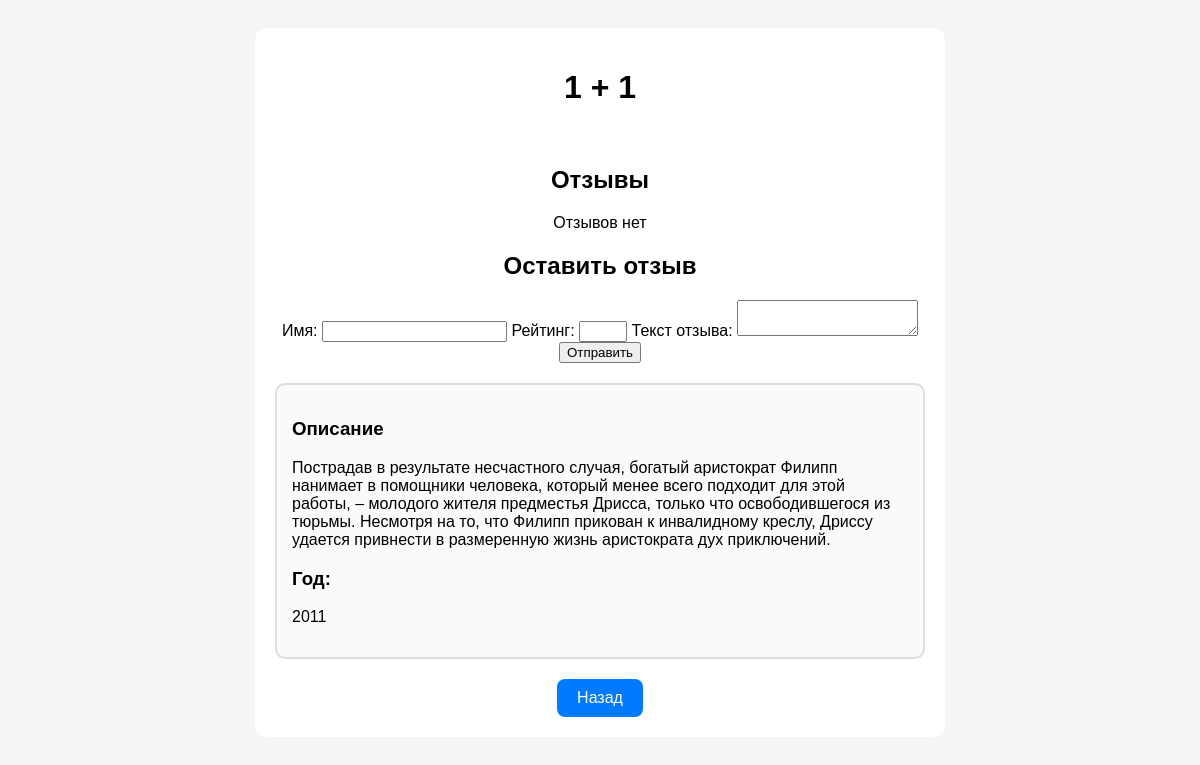
/film/1/, run on an earlier commit of the app's database.
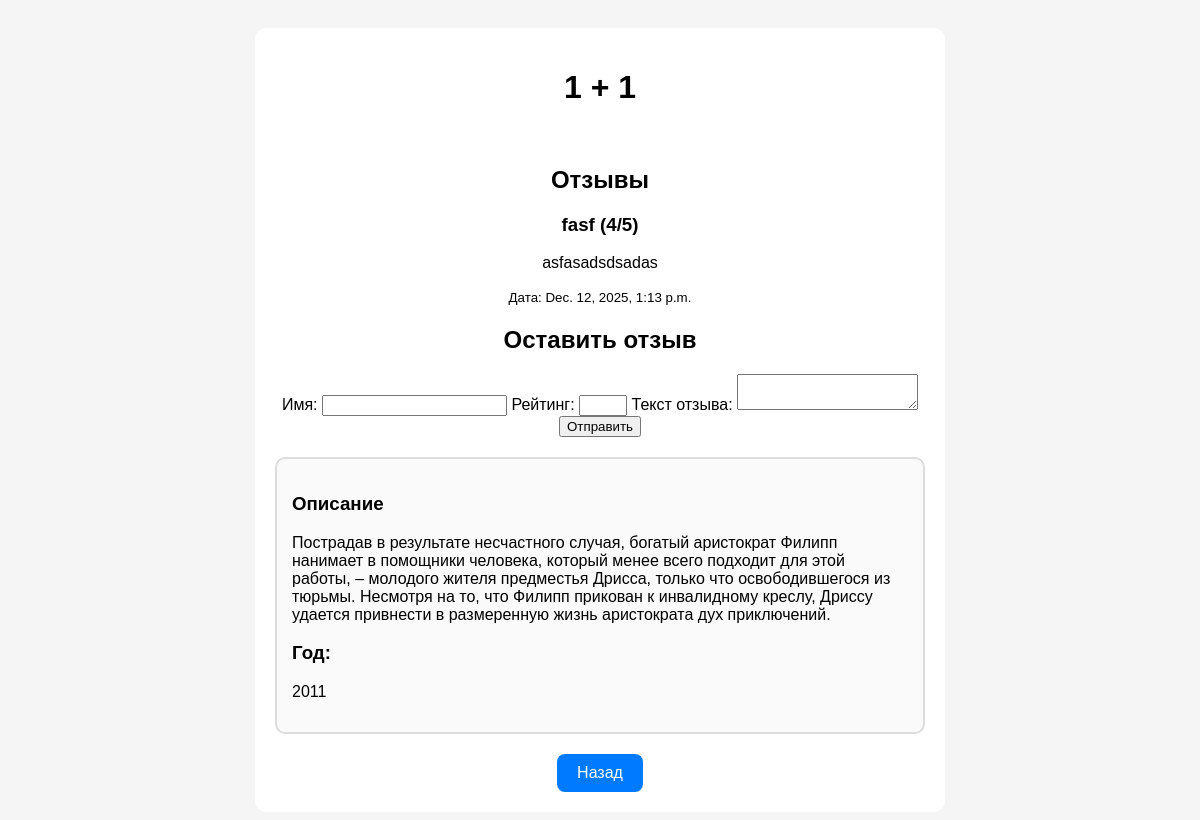
And on a later commit of the database.
### shop/models.py (models this page shows, shortened)
class Film(models.Model):
    title = models.CharField(max_length=200)
    description = models.TextField(blank=True)
    year = models.PositiveSmallIntegerField(null=True, blank=True)
    image_url = models.URLField(blank=True)
    actors = models.ManyToManyField(Actor, related_name="films", blank=True)

class Review(models.Model):
    author = models.CharField(max_length=100)
    text = models.TextField()
    rating = models.PositiveSmallIntegerField(default=5)
    created_at = models.DateTimeField(auto_now_add=True)
    film = models.ForeignKey(
        'Film',
        on_delete=models.CASCADE,
        null=True,
        blank=True,
        related_name='reviews'
    )
    cartoon = models.ForeignKey(
        'Cartoon',
        on_delete=models.CASCADE,
        null=True,
        blank=True,
        related_name='reviews'
    )

### shop/views.py (the view, shortened to what this page needs)
# urls.py: path("film/<int:pk>/", views.film_detail, name="film_detail"),
def film_detail(request, pk):
    film = get_object_or_404(Film, pk=pk)
    reviews = film.reviews.all()
    return render(request, "shop/film_detail.html", {"film": film, "reviews": reviews})

### shop/templates/shop/film_detail.html (shortened to what this page needs)
<!DOCTYPE html>
<html>
<head>
</head>
<body>
<div class="container">
    <h1>{{ film.title }}</h1>
<h2>Отзывы</h2>
<div class="reviews">
    {% for review in film.reviews.all %}
        <div class="review">
            <h3>{{ review.author }} ({{ review.rating }}/5)</h3>
            <p>{{ review.text }}</p>
            <p><small>Дата: {{ review.created_at }}</small></p>
        </div>
    {% empty %}
        <p>Отзывов нет</p>
    {% endfor %}
</div>
<h2>Оставить отзыв</h2>
<form method="post">
    <label for="author">Имя:</label>
    <input type="text" id="author" name="author" required>
    <label for="rating">Рейтинг:</label>
    <input type="number" id="rating" name="rating" min="1" max="5" required>
    <label for="text">Текст отзыва:</label>
    <textarea id="text" name="text" required></textarea>
    <button type="submit">Отправить</button>
</form>
    <div class="box">
        <h3>Описание</h3>
        <p>{{ film.description }}</p>
        <h3>Год:</h3>
        <p>{{ film.year }}</p>
    </div>
    <a href="/" class="btn">Назад</a>
</div>
</body>
</html>

### shop/templates/shop/film_detail.html (style rules this page uses)
body { font-family: Arial; background: #f5f5f5; padding: 20px; text-align: center; }
.container { max-width: 650px; margin: auto; background: white; padding: 20px; border-radius: 12px; }
.box { border: 2px solid #ddd; padding: 15px; border-radius: 10px; background: #fafafa; margin-top: 20px; text-align: left; }
.btn { display: inline-block; margin-top: 20px; background: #007bff; color: white; padding: 10px 20px; border-radius: 8px; text-decoration: none; }

What changed in the data, as far as the page shows it:
added Review: author "fasf", rating "4", text "asfasadsdsadas", created_at "Dec. 12, 2025, 1:13 p.m."
Also different on the page:
text no longer shown: "Отзывов нет"
